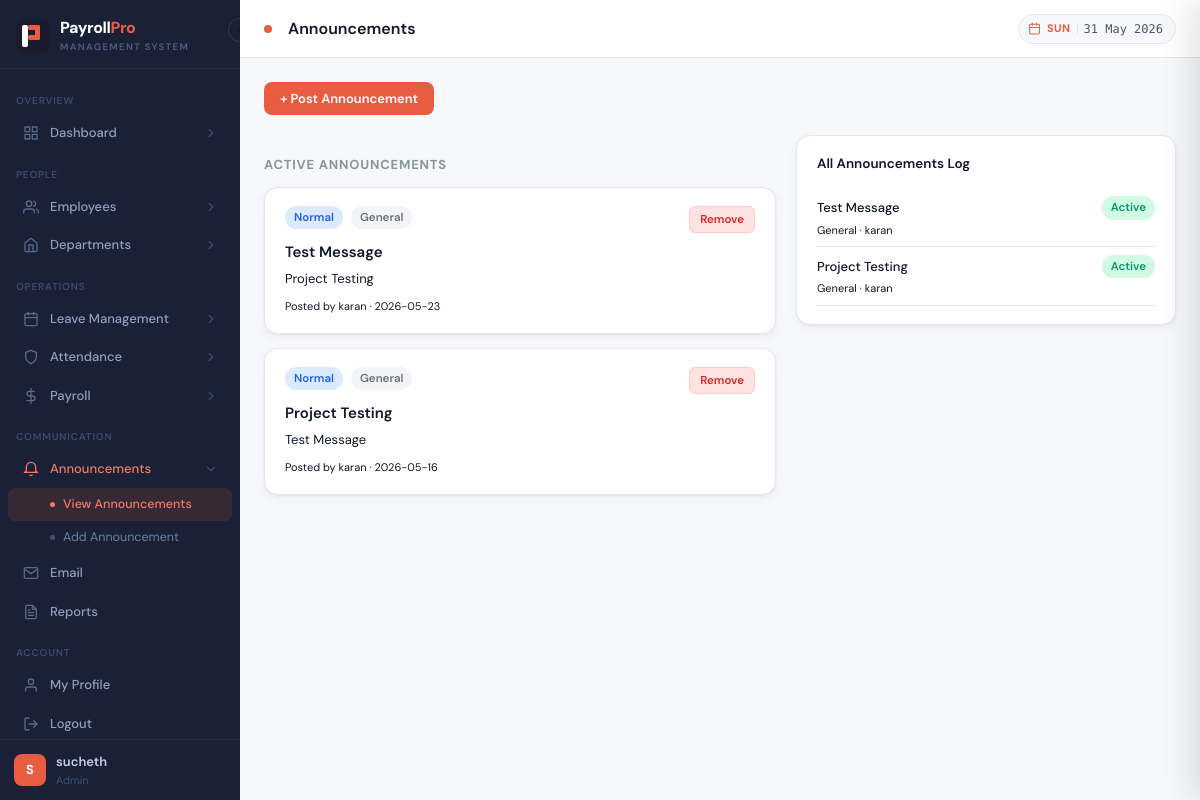
Page /announcements (signed in) on the committed database.
### tables this page shows
CREATE TABLE announcements (
        ann_id INTEGER PRIMARY KEY AUTOINCREMENT,
        title TEXT, body TEXT, category TEXT DEFAULT 'General',
        priority TEXT DEFAULT 'Normal', created_by TEXT,
        created_at TEXT, is_active INTEGER DEFAULT 1
    );

### app.py (the view)
@app.route("/announcements")
@login_required
def announcements():
    conn = get_connection()
    role = session.get("role")
    anns = conn.execute("""SELECT * FROM announcements
        WHERE is_active=1 ORDER BY ann_id DESC""").fetchall()
    all_anns = conn.execute("SELECT * FROM announcements ORDER BY ann_id DESC").fetchall() \
               if role in ("admin","hr") else []
    conn.close()
    return render_template("announcements.html", announcements=anns, all_announcements=all_anns)

### app.py (called while the page is built)
def login_required(f):
    from functools import wraps
    @wraps(f)
    def decorated(*args, **kwargs):
        if "user_id" not in session:
            return redirect(url_for("login"))
        return f(*args, **kwargs)
    return decorated

@app.context_processor
def inject_globals():
    return {"now": datetime.date.today(), "calendar": calendar}

### database.py (called while the page is built)
def get_db_path(username=None):
    DEMO_USERS = {"admin", "hr", "amit"}
    if username is None:
        try:
            from flask import session
            username = session.get("db_owner") or session.get("username", "")
        except RuntimeError:
            return DEMO_DB
    if not username or username.lower() in DEMO_USERS:
        return DEMO_DB
    safe = "".join(c for c in username.lower() if c.isalnum() or c == "_")
    return os.path.join(BASE_DIR, f"payroll_{safe}.db")

def get_connection(username=None):
    db_path = get_db_path(username)
    conn = sqlite3.connect(db_path, timeout=30, check_same_thread=False)
    conn.row_factory = sqlite3.Row
    conn.execute("PRAGMA foreign_keys = ON")
    conn.execute("PRAGMA journal_mode = WAL")
    return conn

### templates/announcements.html (shortened to what this page needs)
{% extends "base.html" %}
{% block page_title %}Announcements{% endblock %}
{% block content %}
{% if session.role in ('admin','hr') %}
<div class="page-actions">
  <button class="btn btn-primary" onclick="toggleModal('addAnnModal')">+ Post Announcement</button>
</div>
{% endif %}
<div style="display:grid;grid-template-columns:{% if session.role in ('admin','hr') %}1fr 380px{% else %}1fr{% endif %};gap:20px;align-items:flex-start;">
  <div>
    <div class="section-title" style="margin-bottom:12px;">Active Announcements</div>
    {% for a in announcements %}
    <div class="chart-card" style="margin-bottom:14px;">
      <div style="display:flex;justify-content:space-between;align-items:flex-start;margin-bottom:8px;">
        <div style="display:flex;gap:8px;align-items:center;flex-wrap:wrap;">
          <span class="badge badge-{{ 'red' if a.priority=='High' else ('orange' if a.priority=='Medium' else 'blue') }}">{{ a.priority }}</span>
          <span class="badge badge-grey">{{ a.category }}</span>
        </div>
        {% if session.role in ('admin','hr') %}
        <a href="{{ url_for('delete_announcement', aid=a.ann_id) }}"
           onclick="return confirm('Remove this announcement?')"
           class="btn btn-xs btn-red">Remove</a>
        {% endif %}
      </div>
      <h3 style="font-size:15px;font-weight:600;margin-bottom:6px;color:var(--text);">{{ a.title }}</h3>
      <p style="font-size:13px;color:var(--muted);line-height:1.6;margin-bottom:8px;">{{ a.body }}</p>
      <div style="font-size:11px;color:var(--muted);">Posted by {{ a.created_by }} · {{ a.created_at[:10] if a.created_at else '—' }}</div>
    </div>
    {% else %}
    <div class="chart-card" style="text-align:center;padding:40px;">
      <p style="color:var(--muted);">No active announcements.</p>
    </div>
    {% endfor %}
  </div>
  {% if session.role in ('admin','hr') %}
  <div class="chart-card">
    <div class="chart-header"><h3>All Announcements Log</h3></div>
    {% for a in all_announcements %}
    <div style="padding:8px 0;border-bottom:0.5px solid var(--border);">
      <div style="display:flex;justify-content:space-between;align-items:center;">
        <div style="font-size:13px;font-weight:500;">{{ a.title[:35] }}{% if a.title|length>35 %}...{% endif %}</div>
        <span class="badge badge-{{ 'green' if a.is_active else 'red' }}">{{ 'Active' if a.is_active else 'Removed' }}</span>
      </div>
      <div style="font-size:11px;color:var(--muted);margin-top:2px;">{{ a.category }} · {{ a.created_by }}</div>
    </div>
    {% else %}
    <p style="color:var(--muted);text-align:center;padding:20px;font-size:13px;">No announcements yet.</p>
    {% endfor %}
  </div>
  {% endif %}
</div>
{% endblock %}

### templates/base.html (style rules this page uses)
:root { --brand: #e85d42; --brand-light: #d44f36; --brand-dim: #fdf0ee; --brand-glow: rgba(232,93,66,.13); --accent: #f59e0b; --sidebar-bg: #1a2035; --sidebar-w: 240px; --sidebar-w-sm: 60px; --bg: #f7f8fc; --surface: #ffffff; --border: #e4e8ed; --border-light: #f1f3f7; --text-1: #111827; --text-2: #4b5768; --text-3: #8a95a3; --green: #059669; --green-bg: #d1fae5; --red: #dc2626; --red-bg: #fee2e2; --amber: #b45309; --amber-bg: #fef3c7; --blue: #2563eb; --blue-bg: #dbeafe; --purple: #7c3aed; --purple-bg: #ede9fe; --grey: #6b7280; --grey-bg: #f3f4f6; --radius: 10px; --radius-lg: 14px; --shadow: 0 1px 3px rgba(0,0,0,.06), 0 4px 12px rgba(0,0,0,.04); --shadow-md:0 4px 16px rgba(0,0,0,.10); --font: 'DM Sans', system-ui, sans-serif; --mono: 'DM Mono', monospace; --anim: 220ms cubic-bezier(.4,0,.2,1); }
*, *::before, *::after { box-sizing: border-box; margin: 0; padding: 0; }
html { height: 100%; }
body { font-family: var(--font); background: var(--bg); color: var(--text-1); min-height: 100%; display: flex; font-size: 14px; line-height: 1.5; }
.badge { display: inline-flex; align-items: center; gap: 4px; padding: 3px 9px; border-radius: 20px; font-size: 11.5px; font-weight: 600; white-space: nowrap; }
.badge-green { background: var(--green-bg); color: var(--green); }
.badge-blue { background: var(--blue-bg); color: var(--blue); }
.badge-grey { background: var(--grey-bg); color: var(--grey); }
.btn { display: inline-flex; align-items: center; gap: 6px; padding: 8px 16px; border-radius: 8px; font-size: 13px; font-weight: 600; font-family: var(--font); cursor: pointer; border: none; text-decoration: none; transition: all var(--anim); white-space: nowrap; }
.btn-primary { background: var(--brand); color: #fff; }
.btn-xs { padding: 4px 10px; font-size: 11.5px; border-radius: 6px; font-weight: 600; }
.btn-red { background: var(--red-bg); color: var(--red); border: 1px solid #fecaca; }
.page-actions { display: flex; gap: 10px; margin-bottom: 20px; flex-wrap: wrap; align-items: center; }
.chart-card { background: var(--surface); border: 1px solid var(--border); border-radius: var(--radius-lg); padding: 18px 20px; box-shadow: var(--shadow); }
.chart-header { display: flex; align-items: center; justify-content: space-between; margin-bottom: 14px; gap: 8px; }
.chart-header h3 { font-size: 13.5px; font-weight: 600; color: var(--text-1); }
.section-title { font-size: 13px; font-weight: 700; color: var(--text-3); text-transform: uppercase; letter-spacing: .06em; margin: 20px 0 12px; }

### rows in the picture
announcements: priority "Normal", category "General", title "Test Message", body "Project Testing", created_by "karan", created_at "2026-05-23", is_active "Active"
announcements: priority "Normal", category "General", title "Project Testing", body "Test Message", created_by "karan", created_at "2026-05-16", is_active "Active"

### other values in the picture
{{ session.username[0].upper() if session.username else 'U' }} "S"
{{ session.username }} "sucheth"
{{ session.role | capitalize }} "Admin"
